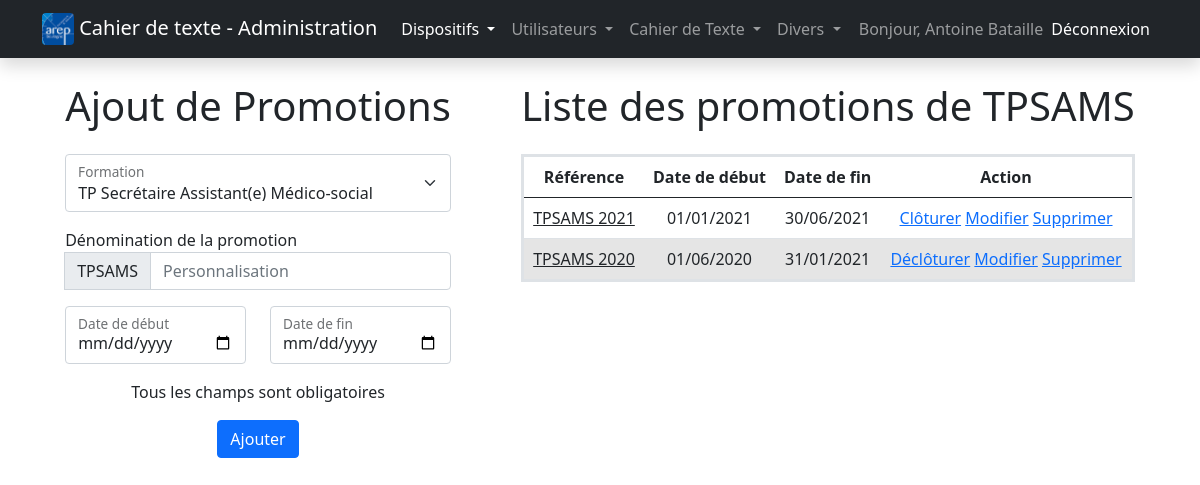
Page /admin/promotions.php?formation=1 (signed in) on the committed database.
### tables this page shows
CREATE TABLE `formations`
(
    `idFormation`   int(11)      NOT NULL,
    `reference`     varchar(20)  NOT NULL,
    `libelle`       varchar(100) NOT NULL,
    `duree`         int(11)      NOT NULL,
    `volumeHoraire` int(11) DEFAULT NULL
);

CREATE TABLE `promotions`
(
    `idPromo`      int(11)     NOT NULL,
    `libelle`      varchar(30) NOT NULL,
    `dateDebut`    date        NOT NULL,
    `dateFin`      date        NOT NULL,
    `idFormation`  int(11)     NOT NULL,
    `verrouillage` tinyint(1) DEFAULT 0
);

### admin/session.php (called while the page is built, shortened)
<?php
$button = "Ajouter";

### admin/promotions.php (the view, shortened to what this page needs)
<?php include("session.php");
$title = "Ajout de Promotions";
?>
<!doctype html>
<html lang="fr">
<head>
    <link href="../css/bootstrap.css" rel="stylesheet">
</head>
<body>
<?php include("navbar.php"); ?>
<div class="container">
    <div class="row">
        <div class="col-xl-auto mx-auto text-center mb-3">
            <h1 class="text-center mb-4"><?php echo $title ?></h1>
            <form action="" method="get" name="formation">
                <div class="form-floating mb-3">
                    <select class="form-select" name="formation" onchange="this.form.submit()">
                        <?php
                        $query = $bdd->query('SELECT idFormation, libelle, reference FROM formations');
                        while ($resultat = $query->fetch_object()) {
                            echo '<option value="' . $resultat->idFormation . '"';
                            if (isset($_GET['formation'])) {
                                if ($_GET['formation'] == $resultat->idFormation) {
                                    echo 'selected';
                                    $reference = $resultat->reference;
                                }
                            }
                            echo '>' . $resultat->libelle . '</option>';
                        }
                        ?>
                    </select>
                    <label for="formation">Formation</label>
                </div>
            </form>
            <?php if (isset($_GET['formation'])) { ?>
            <form action="" method="post" name="promotion">
                <div class="text-start">
                    <label for="libelle">Dénomination de la promotion</label>
                    <div class="input-group mb-3">
                        <span class="input-group-text"><?php echo $reference ?></span>
                        <input type="text" class="form-control" name="libelle" placeholder="Personnalisation"
                            <?php if (isset($_POST['edit-libelle'])) {
                                $libelle = str_replace($reference . " ", null, $resultEdit->libelle);
                                echo 'disabled value="' . $libelle . '"';
                            } ?>>
                    </div>
                </div>
                <div class="row">
                    <div class="col-md-6 mb-3">
                        <div class="form-floating">
                            <input class="form-control" name="dateDebut"
                                   type="date"
                                   required <?php if (isset($_POST['edit-libelle'])) echo 'value="' . $resultEdit->dateDebut . '"' ?>>
                            <label for="DateDebut">Date de début</label>
                        </div>
                    </div>
                    <div class="col-md-6 mb-3">
                        <div class="form-floating">
                            <input class="form-control" name="dateFin"
                                   type="date"
                                   required <?php if (isset($_POST['edit-libelle'])) echo 'value="' . $resultEdit->dateFin . '"' ?>>
                            <label for="dateFin">Date de fin</label>
                        </div>
                    </div>
                </div>
                <p>Tous les champs sont obligatoires</p>
                <input class="btn btn-primary" type="submit" value="<?php echo $button ?>" name="promotion">
            </form>
        </div>
        <div class="col-xl-auto mx-auto mb-3">
            <h1 class="text-center mb-4">Liste des promotions de <?php echo $reference ?></h1>
            <table class="table table-hover border border-3 text-center">
                <thead>
                <tr>
                    <th scope="col">Référence</th>
                    <th scope="col">Date de début</th>
                    <th scope="col">Date de fin</th>
                    <th scope="col">Action</th>
                </tr>
                </thead>
                <tbody>
                <?php
                $query = $bdd->query('SELECT idPromo, libelle, DATE_FORMAT(dateDebut, "%d/%m/%Y") as dateD, DATE_FORMAT(dateFin, "%d/%m/%Y") as dateF, verrouillage FROM promotions WHERE idFormation = ' . $_GET['formation'] . ' ORDER BY verrouillage, dateDebut, dateFin');
                while ($resultat = $query->fetch_object()) { ?>
                        <?php
                        if ($resultat->verrouillage == 0) {
                            $verouillage = "Clôturer";
                        } else {
                            $verouillage = "Déclôturer";
                        } ?>
                    </form> <?php
                    if ($resultat->verrouillage != 1) {
                        echo "<tr>";
                    } else {
                        echo '<tr class="table-active">';
                    } ?>
                    <td><a class="link-dark" title="Accéder à l'affectation de ce module"
                           href="stagiaires.php?formation=<?php echo $_GET['formation'] . '&promotion=' . $resultat->idPromo ?>"><?php echo $resultat->libelle ?></a>
                    </td>
                    <td><?php echo $resultat->dateD ?></td>
                    <td><?php echo $resultat->dateF ?></td>
                    <td>
                        <a href="#"
                           onclick="document.getElementById('ver-promo-<?php echo $resultat->libelle; ?>').submit()"><?php echo $verouillage ?></a>
                        <a href="#"
                           onclick="document.getElementById('edit-promo-<?php echo $resultat->libelle; ?>').submit()">Modifier</a>
                        <a href="#"
                           onclick="document.getElementById('del-promo-<?php echo $resultat->libelle; ?>').submit()">Supprimer</a>
                    </td>
                    </tr>
                <?php }
                $query->close(); ?>
                </tbody>
            </table>
        </div>
        <?php } ?>
    </div>
</body>
</html>

### rows in the picture
formations: reference "TPSAMS"
promotions: libelle "TPSAMS 2021", dateD "01/01/2021", dateF "30/06/2021", verrouillage "Clôturer"
promotions: libelle "TPSAMS 2020", dateD "01/06/2020", dateF "31/01/2021", verrouillage "Déclôturer"

### other values in the picture
$_SESSION['prenom'] "Antoine"
$_SESSION['nom'] "Bataille"
$title "Ajout de Promotions"
form field formation "TP Secrétaire Assistant(e) Médico-social"
